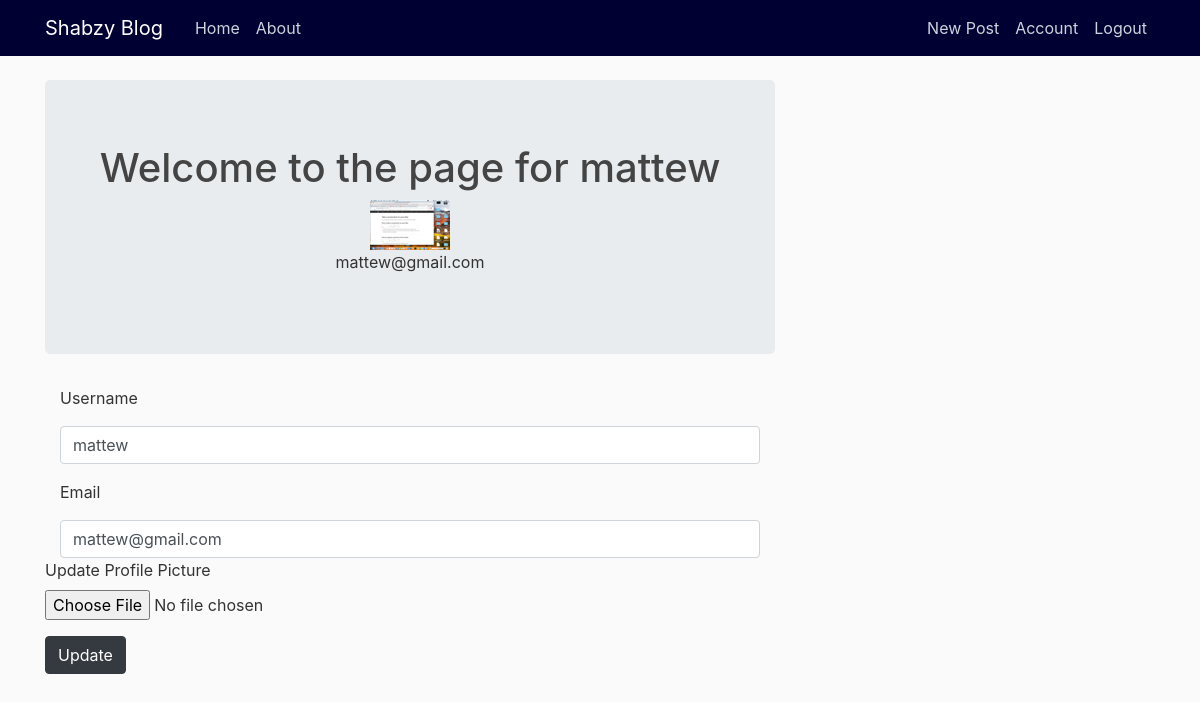
/account (signed in), run on the app's committed database.
### puppycompanyblog/models.py (models this page shows, shortened)
class User(db.Model,UserMixin):
    __tablename__ = 'users'
    id = db.Column(db.Integer,primary_key = True)
    profile_image = db.Column(db.String(64),nullable=False,default='default_profile.png')
    email = db.Column(db.String(64),unique=True,index=True)
    username = db.Column(db.String(64),unique=True,index=True)
    password_hash = db.Column(db.String(128))
    posts = db.relationship('BlogPost',backref='author',lazy=True)
    comments = db.relationship('Comment',backref='author',lazy=True)

### puppycompanyblog/users/views.py (the view)
@users.route('/account', methods=['GET','POST'])
@login_required
def account():
    form = UpdateUserForm()
    if form.validate_on_submit():
        if form.picture.data:
            pic = save_picture(form.picture.data)
            current_user.profile_image = pic
        current_user.username = form.username.data
        current_user.email = form.email.data
        db.session.commit()
        flash('User Account Updated!', 'info')
        return redirect(url_for('users.account'))
    elif request.method == 'GET':
        form.username.data = current_user.username
        form.email.data = current_user.email
    profile_image = url_for('static',filename='profile_pics/' + current_user.profile_image)
    return render_template('account.html',profile_image=profile_image,form=form)

### puppycompanyblog/users/forms.py (shortened to what this page needs)
class UpdateUserForm(FlaskForm):
    email = StringField('Email',validators=[DataRequired(),Email()])
    username = StringField('Username',validators=[DataRequired()])
    picture = FileField('Update Profile Picture',validators=[FileAllowed(['jpg','png'])])
    submit = SubmitField('Update')

### puppycompanyblog/models.py (called while the page is built)
@login_manager.user_loader
def load_user(user_id):
    return User.query.get(user_id)

### puppycompanyblog/templates/account.html (shortened to what this page needs)
{% extends "base.html" %}
{% block content %}
<div class="jumbotron">
  <div align='center'>
    <h1 >Welcome to the page for {{current_user.username}}</h1>
    <img align='center' src="{{ url_for('static', filename='profile_pics/' + current_user.profile_image) }}">
    <p>{{ current_user.email }}</p>
  </div>
</div>
<div class="container">
  <form  method="POST" action="" enctype="multipart/form-data">
    <div class="form-group">
      {{ form.username.label(class="form-group") }}
      {{form.username(class='form-control')  }}
    </div
    <div class="form-group">
      {{ form.email.label(class="form-group") }}
      {{form.email(class='form-control')  }}
    </div>
    <div class="form-group">
        {{ form.picture.label() }}
        {{ form.picture(class="form-control-file") }}
    </div>
    <div class="form-group">
        {{ form.submit(class="btn btn-dark") }}
    </div>
</div>
{% endblock content %}

### puppycompanyblog/static/main.css (style rules this page uses)
body { background: #fafafa; color: #333333; margin-top: 5rem; }
h1, h2, h3, h4, h5, h6 { color: #444444; }

### data on the page
User: username "mattew", profile_image (picture), email "mattew@gmail.com"
